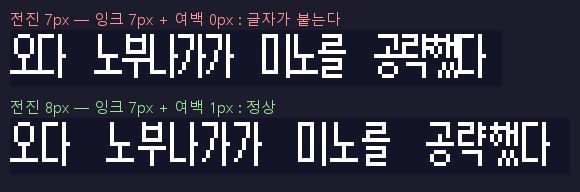
#> input picture images/adv_cmp.png, 580 x 192 px
$ python tile_hunt.py ../images/adv_cmp.png 5 5
#> lines starting #> are read from the running program, lines starting #| are printed output that depends on the picture; after the words box and inside, x2 and y2 are one past the last pixel; in counts of white or black regions, pixels touching at a corner belong together
### tools/paths.py
# -*- coding: utf-8 -*-
"""저장소 경로 해석 — 모든 도구가 이 모듈을 통해 파일 위치를 얻는다.

디렉터리 규약
    <repo>/rom/     원본 롬을 두는 곳 (저장소에는 포함되지 않음)
    <repo>/data/    저장소에 커밋된 기준 데이터 (번역·문자열DB·용어집 등)
    <repo>/font/    갈무리11 BDF
    <repo>/build/   실행 중 생성되는 산출물 (패치 롬 포함)

읽기 규칙
    inp(name) 은 build/ 에 같은 이름이 있으면 그것을, 없으면 data/ 를 읽는다.
    → 파이프라인을 처음부터 다시 돌리면 build/ 의 새 산출물이 자동으로 쓰이고,
      inject.py 만 돌리면 커밋된 data/ 가 그대로 쓰인다.

원본 롬 위치 (아래 순서로 탐색)
    1. 환경변수 NOBU2_ROM
    2. <repo>/rom/ 안의 .gba 파일 중 MD5가 일치하는 것
    3. <repo>/rom/ 안의 .gba 파일이 하나뿐이면 그것 (MD5 경고만 출력)
"""
import os, sys, glob, hashlib

TOOLS = os.path.dirname(os.path.abspath(__file__))
ROOT = os.path.dirname(TOOLS)
DATA = os.path.join(ROOT, "data")
FONT_DIR = os.path.join(ROOT, "font")
BUILD = os.path.join(ROOT, "build")
PATCH_DIR = os.path.join(ROOT, "patch")
ROM_DIR = os.path.join(ROOT, "rom")

MD5_JP = "2d1ceffbc8c34e3101ab91ea49f43a44"
MD5_KR = "7f4222b3140b0bc5d8084971375bd70c"

# 롬 내부 주소 (docs/ROM구조.md 참고)
FONT_BASE = 0x305274      # 12x12 폰트, 글리프당 18바이트
TABLE_BASE = 0x30D6CE     # u16 LE SJIS 오름차순 매핑 테이블
TABLE_N = 1869            # 테이블 엔트리 수
GAIJI0 = 1851             # 가이지 시작 인덱스
DATA_END = 0x33A200       # 원본 유효 데이터 끝
FREE_BASE = 0x33A1A0      # 재배치용 여유 공간 시작
ROM_SIZE = 0x400000


def _ensure(d):
    os.makedirs(d, exist_ok=True)
    return d


def data(name):
    """커밋된 기준 데이터 경로"""
    return os.path.join(DATA, name)


# [10 lines left out: functions out, inp, not called in this run]


def font(name="Galmuri11.bdf"):
    return os.path.join(FONT_DIR, name)


# [6 lines left out: function md5, not called in this run]


def _die(msg):
    sys.stderr.write("\n[오류] " + msg + "\n")
    sys.exit(1)


def rom_jp():
    """원본 일본판 롬 경로를 찾아 반환"""
    env = os.environ.get("NOBU2_ROM")
    if env:
        if not os.path.exists(env):
            _die(f"환경변수 NOBU2_ROM 이 가리키는 파일이 없습니다: {env}")
        return env

    cands = sorted(glob.glob(os.path.join(ROM_DIR, "*.gba")))
    if not cands:
        _die(
            "원본 롬을 찾을 수 없습니다.\n"
            f"  방법 1) 원본 롬을 이 폴더에 두세요: {ROM_DIR}\n"
            "  방법 2) 환경변수로 지정하세요:\n"
            '           Windows : set NOBU2_ROM=C:\\path\\to\\Nobunaga no Yabou (Japan).gba\n'
            '           mac/Linux: export NOBU2_ROM="/path/to/Nobunaga no Yabou (Japan).gba"\n'
            f"  필요한 롬 MD5 = {MD5_JP}"
        )
    for c in cands:
        if md5(c) == MD5_JP:
            return c
    if len(cands) == 1:
        sys.stderr.write(
            f"[경고] {os.path.basename(cands[0])} 의 MD5가 기대값과 다릅니다.\n"
            f"        기대 {MD5_JP}\n        실제 {md5(cands[0])}\n"
            "        다른 리비전이면 주소가 어긋나 패치가 깨질 수 있습니다.\n"
        )
        return cands[0]
    _die(f"{ROM_DIR} 안에 MD5가 일치하는 롬이 없습니다 (기대 {MD5_JP}).")


def rom_kr():
    """패치 결과 롬 경로 (build/)"""
    return out("Nobunaga no Yabou (Korean).gba")


def read_rom_jp():
    return open(rom_jp(), "rb").read()


# [5 lines left out: function read_rom_kr, not called in this run]


# [10 lines that do not run on import are left out]

### analysis/tile_hunt.py
# -*- coding: utf-8 -*-
"""화면에 보이는 8×8 타일 그림을 ROM 에서 역검색한다

VRAM 덤프 없이 '화면 캡처 → 원본 위치' 를 찾기 위한 도구.
잉크 픽셀의 배치만 비교하므로 팔레트를 몰라도 된다.

원리
    한 타일 안에서 글자(잉크)는 팔레트 인덱스 하나로 칠해져 있다.
    그래서 후보 타일에서 '첫 잉크 자리의 값'을 잉크색으로 잡고,
    그 값의 마스크가 화면에서 뜬 마스크와 정확히 같은지만 보면 된다.
    (인덱스 16가지를 다 돌 필요가 없어 롬 전체를 몇 초에 훑는다)

    타일 정렬을 모르므로 화면 쪽 8×8 창을 x·y 로 밀어 가며 전부 시도한다.
"""
import os, sys
import numpy as np
from PIL import Image
sys.path.insert(0, os.path.join(os.path.dirname(os.path.abspath(__file__)), "..", "tools"))
import paths


def screen_ink(path, ink=(248, 248, 248), tol=8):
#> called with path = '../images/adv_cmp.png', ink = (248, 248, 248), tol = 8
    a = np.array(Image.open(path).convert("RGB")).astype(int)
    return (np.abs(a - np.array(ink)).max(axis=2) <= tol)
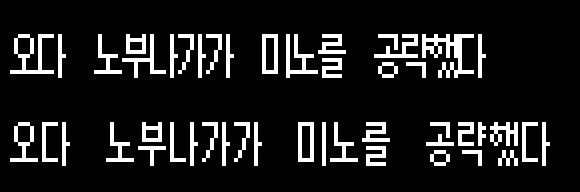
#> returned value: shape (192, 580) bool; 11.1% white; 47 white regions, largest, box (x1, y1, x2, y2) and area: (422, 34, 474, 78) 928, (10, 34, 54, 74) 640, (286, 34, 318, 78) 496


class Rom:
    """롬을 4bpp/8bpp 타일 후보 배열로 펼쳐 둔다 (한 번만 만들면 재사용)"""

    def __init__(self, rom, step=4):
        a = np.frombuffer(rom, dtype=np.uint8)
        self.step = step
        nib = np.empty(len(a)*2, dtype=np.uint8)
        nib[0::2] = a & 15
        nib[1::2] = a >> 4
        b4 = np.arange(0, len(a)-64, step)
        self.b4 = b4
        self.T4 = nib[b4[:, None]*2 + np.arange(64)[None, :]]
        b8 = np.arange(0, len(a)-128, step)
        self.b8 = b8
        self.T8 = a[b8[:, None] + np.arange(64)[None, :]]

    @staticmethod
    def _match(T, base, mask):
        first = int(np.argmax(mask))
        v = T[:, first]
        hit = np.all((T == v[:, None]) == mask[None, :], axis=1)
        return base[hit]

    def find(self, mask):
        return (self._match(self.T4, self.b4, mask),
                self._match(self.T8, self.b8, mask))


def sweep(rom_idx, ink, x0, y0, span=8):
    """(x0,y0) 근처에서 타일 정렬을 밀어 가며 찾는다 -> [(dx, dy, 4bpp후보, 8bpp후보)]"""
    out = []
    for dy in range(span):
        for dx in range(span):
            m = ink[y0+dy:y0+dy+8, x0+dx:x0+dx+8].reshape(-1)
            if m.shape[0] != 64 or m.sum() < 8:
                continue
            h4, h8 = rom_idx.find(m)
            if len(h4) or len(h8):
                out.append((x0+dx, y0+dy, h4, h8))
    return out


if __name__ == "__main__":
    cap = sys.argv[1]
    x0, y0 = int(sys.argv[2]), int(sys.argv[3])
    ink = screen_ink(cap)
#> (the run stopped early here; a loop or call above may not have finished)

$ run again, on images/name_ba.png
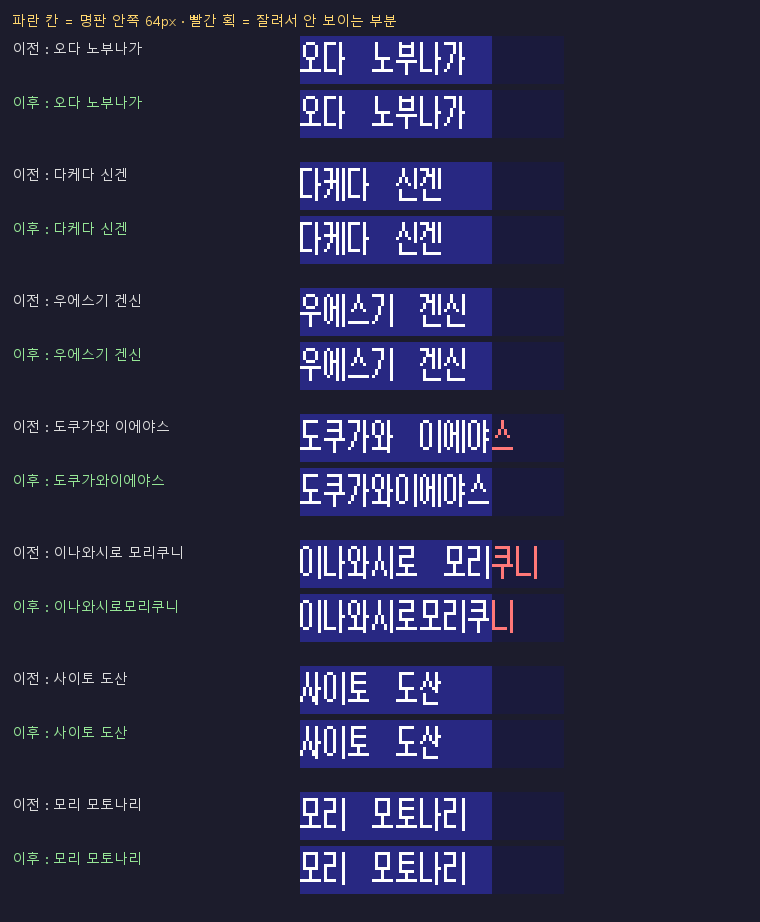
#> input picture images/name_ba.png, 760 x 922 px
#> in screen_ink, `return (np.abs(a - np.array(ink)).max(axis=2) <= tol)`:
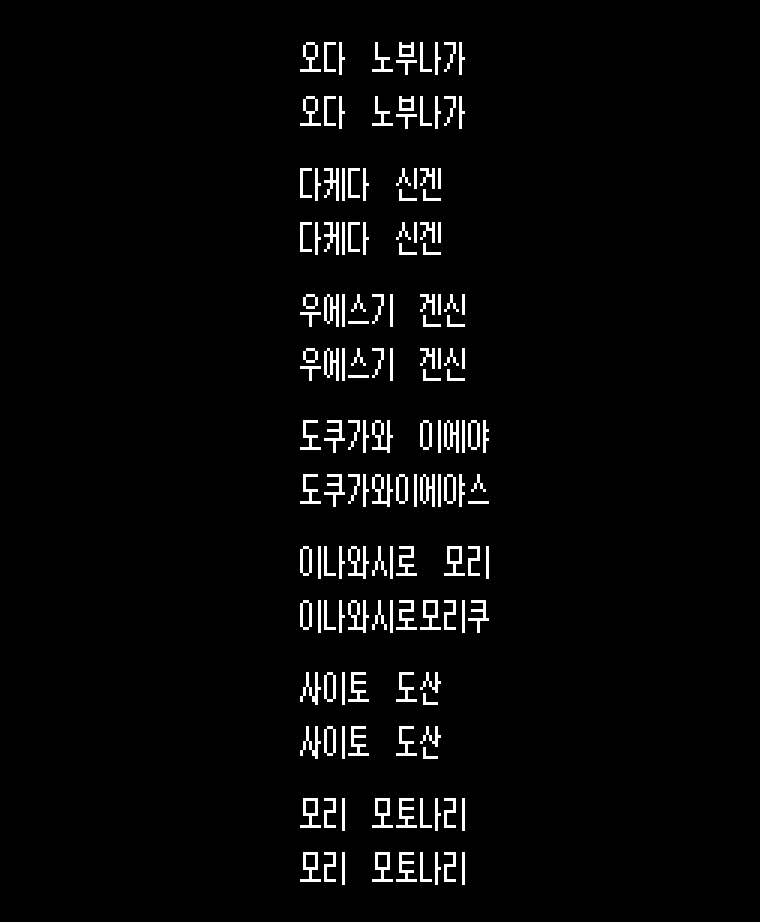
#> returned value: shape (922, 760) bool; 3.1% white; 151 white regions, largest, box (x1, y1, x2, y2) and area: (372, 420, 393, 453) 288, (372, 474, 393, 507) 288, (348, 546, 369, 579) 288

$ run again, on images/panel_ba.png
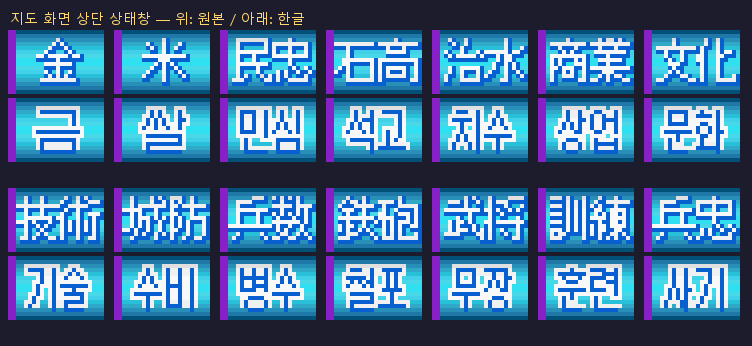
#> input picture images/panel_ba.png, 752 x 346 px
#> in screen_ink, `return (np.abs(a - np.array(ink)).max(axis=2) <= tol)`:
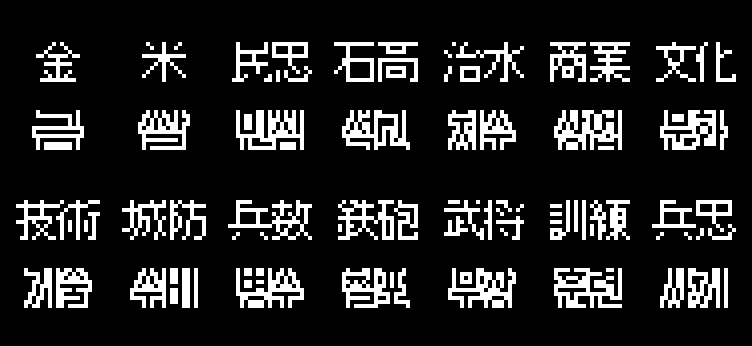
#> returned value: shape (346, 752) bool; 14.3% white; 97 white regions (2 under 20 px), largest, box (x1, y1, x2, y2) and area: (554, 110, 622, 150) 1584, (554, 268, 622, 308) 1536, (236, 110, 304, 150) 1424
